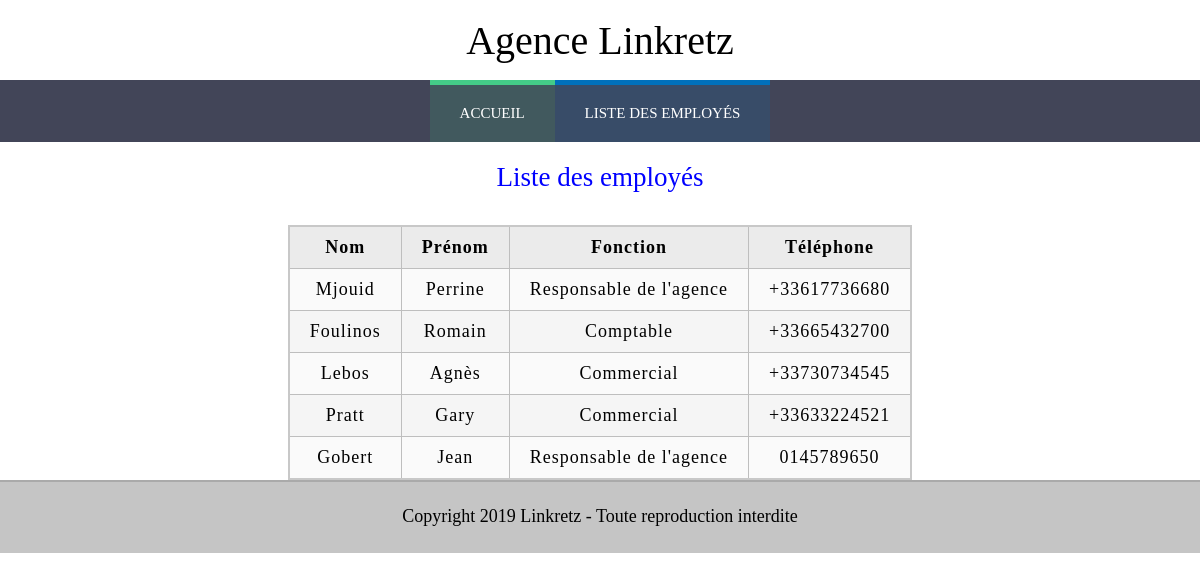
The app's page /page/admin/employe_consult_employe.php with its own data.
### tables this page shows
CREATE TABLE IF NOT EXISTS `employe` (
  `id` int(11) NOT NULL AUTO_INCREMENT,
  `nom` varchar(50) DEFAULT NULL,
  `prenom` varchar(50) DEFAULT NULL,
  `idfonction` int(11) DEFAULT NULL,
  `telephone` varchar(14) DEFAULT NULL,
  `profil` varchar(50) NOT NULL,
  `identifiant` varchar(150) NOT NULL,
  `mot_de_passe` varchar(150) NOT NULL,
  PRIMARY KEY (`id`),
  KEY `FK_employe_idfonction` (`idfonction`)
);

CREATE TABLE IF NOT EXISTS `fonction` (
  `id` int(11) NOT NULL AUTO_INCREMENT,
  `libelle` varchar(50) DEFAULT NULL,
  PRIMARY KEY (`id`)
);

### page/admin/employe_consult_employe.php (the view, shortened to what this page needs)
<!DOCTYPE html>
<html lang="fr-FR">
<head>
	<link rel="stylesheet" href="../../css/style.css">
</head>
<body>
		<section class="liste employes">
			<h2>Liste des employés</h2>
		</section>
		<div class="sec">
            <?php
				include "../../include/connexion_bd.php";
				try {
					$lesEnregs=$bdd->query("SELECT nom, prenom, telephone, libelle FROM employe JOIN fonction ON idfonction = fonction.id;");
				}catch (PDOException $e) {
					die ("Err BDSelect : erreur de lecture table employe_consult_client dans employe_consult_client.php<br>Message d'erreur :" . $e->getMessage());
				}
				if($lesEnregs->rowCount () ==0) {
					echo ("Aucun tour-opérateur n'a été enregistré");
				} else {
                     echo'<table>
                        <tr>
                            <th>Nom</th>
							<th>Prénom</th>
							<th>Fonction</th>
                            <th>Téléphone</th>
                        </tr>
                        ';
                        foreach ($lesEnregs as $enreg) {
                            echo "<tr><td>$enreg->nom</td><td>$enreg->prenom</td><td>$enreg->libelle<td>$enreg->telephone</td></tr>";
                        }
                    echo '</table>';
				}
			?>
		</div>
</body>
</html>

### css/style.css (style rules this page uses)
body { font-family: Calibri, serif; font-size: 18px; margin: 0px; padding: 0px; }
h2 { margin-top: 20px; font-weight: normal; text-align: center; color: blue; }
header { height: 80px; display:flex; flex-direction: column; }
header h1 { margin:auto; font-size: 40px; font-weight: normal; text-align: center; }
footer { height: 50px; padding-top: 1px; padding-bottom: 20px; text-align: center; background-color: #C5C5C5; border-top: 2px solid #AAA; }
nav { width: 100%; background-color: #424558; }
nav ul { margin: 0px; padding: 0px; }
nav li { list-style-type: none; float: left; }
nav a { display: inline-block; text-decoration: none; padding: 20px 30px; color: #fff; text-transform: uppercase; font-size: 15px; }
.acc:hover, .acc { border-top: 5px solid #4C8; background-color: rgba(64, 200, 130, 0.15); }
.com:hover, .com { border-top: 5px solid #0070BB; background-color: rgba(000, 112, 192, 0.15); }
section { width: 100%; padding-bottom: 10px; display: flex ; flex-direction: column; }
.table { display:table; margin: 0 auto; }
.sec { margin: 0px 10%; }
p { padding: 5px 20px; }
table { margin:auto; border-collapse: collapse; border: 2px solid rgb(200,200,200); letter-spacing: 1px; }
td, th { border: 1px solid rgb(190,190,190); padding: 10px 20px; }
th { background-color: rgb(235,235,235); }
td { text-align: center; }
tr:nth-child(even) td { background-color: rgb(250,250,250); }
tr:nth-child(odd) td { background-color: rgb(245,245,245); }
.sec::after, .exp::after, .reco::after { content: ""; display: table; clear: both; }

### records on screen
employe: nom "Mjouid", prenom "Perrine", idfonction.libelle "Responsable de l'agence", telephone "+33617736680"
employe: nom "Foulinos", prenom "Romain", idfonction.libelle "Comptable", telephone "+33665432700"
employe: nom "Lebos", prenom "Agnès", idfonction.libelle "Commercial", telephone "+33730734545"
employe: nom "Pratt", prenom "Gary", idfonction.libelle "Commercial", telephone "+33633224521"
employe: nom "Gobert", prenom "Jean", idfonction.libelle "Responsable de l'agence", telephone "0145789650"
